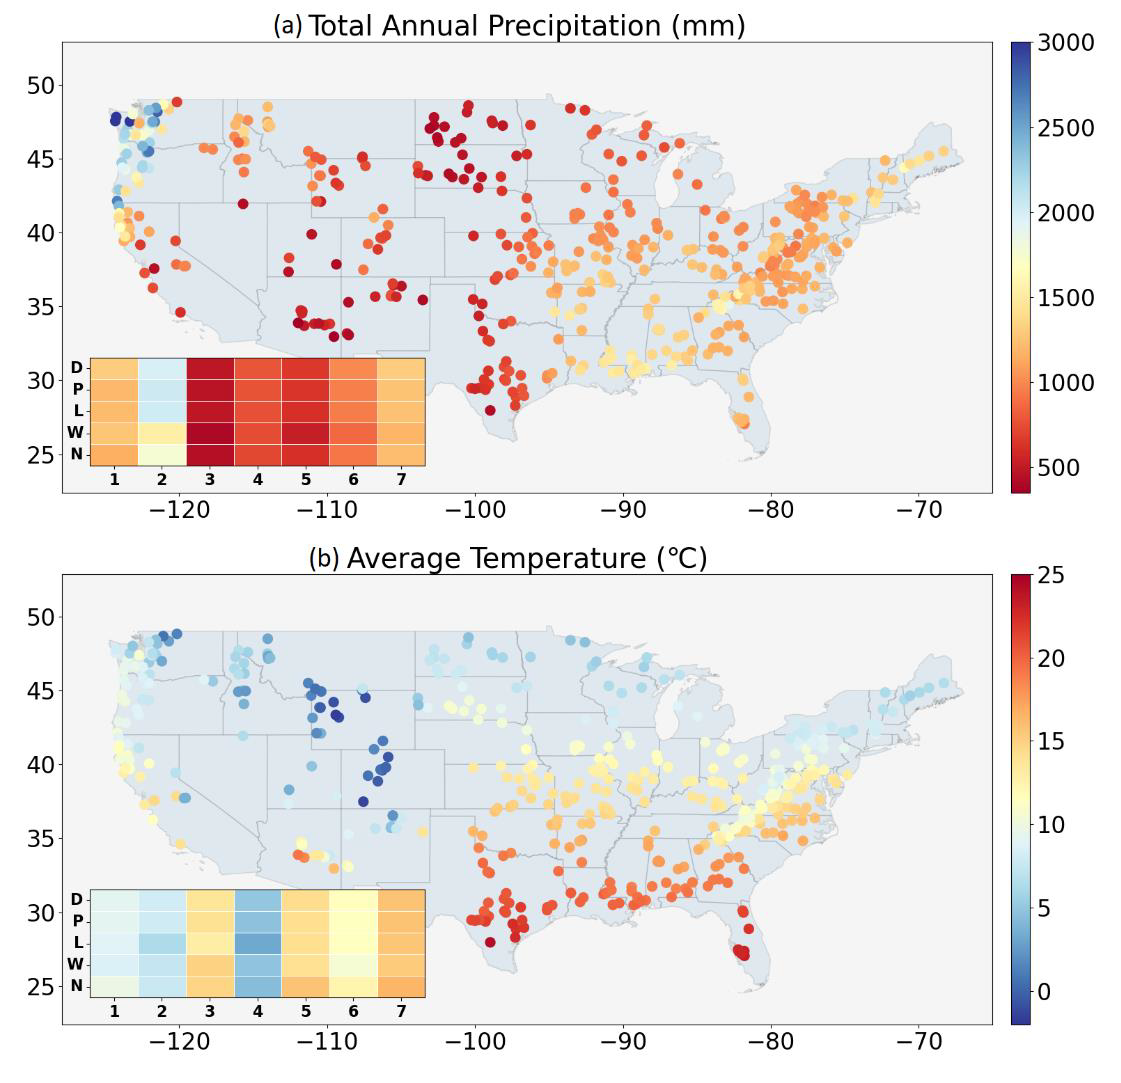

The Python source for this figure:
# %% Importing Packages
import os
import matplotlib.pyplot as plt
import pandas as pd
import geopandas as gpd
from mpl_toolkits.axes_grid1 import make_axes_locatable
import numpy as np
import shapefile as shp
import seaborn as sns
from sklearn.metrics import mean_squared_error


# %% Define Working Directory
cwd = os.getcwd()
os.chdir(r'PATH/TO/WORKING/DIRECTORY')
wd = os.getcwd()

# %% Reading CAMELS Features
df_features=pd.read_csv('Datasets\\camel_all_features.csv',dtype={'Gauge_ID': str})
df_cluster=pd.read_csv('Datasets\\camel_clustering_id.csv')
df_cluster=df_cluster.rename(columns={'Cluster_7':'Cluster'})    
df_features_cluster = pd.merge(df_features,df_cluster[['Num','Cluster']], on="Num")
df_features_cluster.rename(columns={'Gauge_Lat': 'LAT', 'Gauge_Lon': 'LON'}, inplace=True)

# %% Evaluation Metrics
n=len(df_features)
num_basin=n
# Forcing Data:
# 0-year
# 1-month
# 2-daily
# 3-hour
# 4-surface pressure (pa)
# 5-Tair (K)
# 6-Wind speed (m/s) 
# 7-specific humidity (kg/kg)
# 8-precip (mm/s)
# 9-shortwave (W/m2)
# 10-longwave (W/m2)

prism_dir=wd+'\\Datasets\\CAMELS_CLM_Forcing\\PRISM'


forcing_list=['NLDAS2','WRF','Livneh','PRISM','Daymet']
forcing=forcing_list[0]
forcing_dir=wd+'\\Datasets\\CAMELS_CLM_Forcing\\%s'%forcing


startYear=2005
endYear=2014

for forcing in forcing_list:
    forcing_dir='\\Datasets\\CAMELS_CLM_Forcing\\%s'%forcing
    df_precip= pd.DataFrame([]) 
    df_precip= pd.concat([df_precip,df_features_cluster[['Gauge_ID','LAT','LON','Cluster']]],axis=1)
    df_precip['Pavg']= np.nan
    df_precip['Pmax']= np.nan
    df_precip['Pmin']= np.nan
    df_precip['Pstd']= np.nan
    df_precip['Pcorr']= np.nan
    df_precip['Prmse']= np.nan
    
    df_temp= pd.DataFrame([]) 
    df_temp= pd.concat([df_temp,df_features_cluster[['Gauge_ID','LAT','LON','Cluster']]],axis=1)
    df_temp['Tavg']= np.nan
    df_temp['Tmax']= np.nan
    df_temp['Tmin']= np.nan
    df_temp['Tstd']= np.nan
    df_temp['Tcorr']= np.nan
    df_temp['Trmse']= np.nan

    for i in range(n): 
        
        gauge_id=df_features_cluster['Gauge_ID'].loc[i]
        
        print(i+1,'---> Reading %s Forcing for CAMELS %s....'%(forcing, gauge_id))
        
        fname='basin_'+gauge_id
        
        ######################### Reading PRISM as Reference ###############
        os.chdir(prism_dir)
        df_camels_prism=pd.read_csv(fname,sep=' ',header=None)            
        df_camels_prism.columns = ['Year','Month','Day','Hour','PSRF','Temp','Wind','SHUM','Precip','SRAD','LRAD']
                                                   
                                                    
        df_hourly_precip=df_camels_prism[['Year','Month','Day','Hour','Precip']]
        df_hourly_precip=df_hourly_precip[(df_hourly_precip['Year']>=startYear) & (df_hourly_precip['Year']<=endYear)]
        df_hourly_precip=df_hourly_precip.reset_index(drop=True)
        df_hourly_precip['Precip']=df_hourly_precip['Precip']*3600
        df_daily_precip_prism=df_hourly_precip.groupby(['Year','Month','Day'])['Precip'].sum().reset_index()
        
        
        df_hourly_temp=df_camels_prism[['Year','Month','Day','Hour','Temp']]
        df_hourly_temp=df_hourly_temp[(df_hourly_temp['Year']>=startYear) & (df_hourly_temp['Year']<=endYear)]
        df_hourly_temp=df_hourly_temp.reset_index(drop=True)
        df_hourly_temp['Temp']=df_hourly_temp['Temp']-273.15
        df_daily_temp_prism=df_hourly_temp.groupby(['Year','Month','Day'])['Temp'].mean().reset_index()
        
        
        ##################### Reading Forcing Variables #####################
        os.chdir(forcing_dir)
        df_camels_forcing=pd.read_csv(fname,sep=' ',header=None)            
        df_camels_forcing.columns = ['Year','Month','Day','Hour','PSRF','Temp','Wind','SHUM','Precip','SRAD','LRAD']
                                                   
                                                    
        df_hourly_precip=df_camels_forcing[['Year','Month','Day','Hour','Precip']]
        df_hourly_precip=df_hourly_precip[(df_hourly_precip['Year']>=startYear) & (df_hourly_precip['Year']<=endYear)]
        df_hourly_precip=df_hourly_precip.reset_index(drop=True)
        df_hourly_precip['Precip']=df_hourly_precip['Precip']*3600
        
        df_hourly_temp=df_camels_forcing[['Year','Month','Day','Hour','Temp']]
        df_hourly_temp=df_hourly_temp[(df_hourly_temp['Year']>=startYear) & (df_hourly_temp['Year']<=endYear)]
        df_hourly_temp=df_hourly_temp.reset_index(drop=True)
        df_hourly_temp['Temp']=df_hourly_temp['Temp']-273.15
        
        
        tmp=df_hourly_precip.groupby(['Year'])['Precip'].sum().reset_index()
        df_precip.loc[i,'Pavg']=tmp.Precip.mean()
        df_precip.loc[i,'Pmax']=tmp.Precip.max()
        df_precip.loc[i,'Pmin']=tmp.Precip.min()
        df_daily_precip=df_hourly_precip.groupby(['Year','Month','Day'])['Precip'].sum().reset_index()
        df_precip.loc[i,'Pstd']=tmp.Precip.std()
        df_precip.loc[i,'Pcorr']=np.corrcoef(df_daily_precip['Precip'].values,df_daily_precip_prism['Precip'].values)[0,1]
        df_precip.loc[i,'Prmse'] = mean_squared_error(df_daily_precip_prism['Precip'].values, df_daily_precip['Precip'].values)
        
        
        
        tmp=df_hourly_temp.groupby(['Year'])['Temp'].mean().reset_index()
        df_temp.loc[i,'Tavg']=tmp.Temp.mean()
        df_temp.loc[i,'Tmax']=tmp.Temp.max()
        df_temp.loc[i,'Tmin']=tmp.Temp.min()
        df_daily_temp=df_hourly_temp.groupby(['Year','Month','Day'])['Temp'].mean().reset_index()
        df_temp.loc[i,'Tstd']=tmp.Temp.std()
        df_temp.loc[i,'Tcorr']=np.corrcoef(df_daily_temp['Temp'].values,df_daily_temp_prism['Temp'].values)[0,1]
        df_temp.loc[i,'Trmse'] = mean_squared_error(df_daily_temp_prism['Temp'].values, df_daily_temp['Temp'].values)
        

    # Save the metrics in CSV files    
    os.chdir(wd+'\\Outputs')
    
    df_precip.to_csv("CAMELS_%s_Annual_Precip_2005_2014.csv"%forcing, sep = ',')
    df_temp.to_csv("CAMELS_%s_Annual_Temp_2005_2014.csv"%forcing, sep = ',')
    del df_precip
    del df_temp


# %% Load Shapefiles 
camel_path = r'Shapefiles\camels_epsg4326\camels_epsg4326.shp'
states_path = r'Shapefiles\cb_2015_us_state_500k\cb_2015_us_state_500k.shp'
counties_path = r'Shapefiles\cb_2015_us_county_500k\cb_2015_us_county_500k.shp'
camel_shp=gpd.read_file(camel_path)
huc8_path = r'Shapefiles\HUC8_CONUS\HUC8_US.shp'
sf = shp.Reader(huc8_path)
huc8_shp=gpd.read_file(huc8_path)
camel_shp=camel_shp.to_crs(epsg=4326)
states_shp=gpd.read_file(states_path)

huc8_bounds = huc8_shp.geometry.total_bounds
camel_bounds = camel_shp.geometry.total_bounds
xlim = ([huc8_bounds[0]-2,  huc8_bounds[2]+1])
ylim = ([huc8_bounds[1]-1,  huc8_bounds[3]])
df_lat_lon=df_features_cluster[['LAT','LON']]


# %% Calculate matrix for Spatial plots
os.chdir('\\Outputs')
forcing_list=['NLDAS2','WRF','Livneh','PRISM','Daymet']

clusterName=['Northeast','Pacific','AZ/NM','Rockies','Great Plains','Great Lakes','Southeast']

df_precip_all=pd.DataFrame([])
for forcing in forcing_list:
    df_precip=pd.read_csv("CAMELS_%s_Annual_Precip_2005_2014.csv"%forcing,index_col=0,dtype={'Gauge_ID': str})
    df_precip['Forcing']=forcing
    df_precip_all=pd.concat([df_precip_all,df_precip],axis=0)

df_precip_all_cluster=df_precip_all.groupby(['Cluster','Forcing']).mean().reset_index()

df_pavg_all=pd.DataFrame([])
for forcing in forcing_list:
    df_precip=pd.read_csv("CAMELS_%s_Annual_Precip_2005_2014.csv"%forcing,index_col=0,dtype={'Gauge_ID': str})
    tmp=df_precip.groupby(['Cluster'])['Pavg'].mean().reset_index()    
    tmp.columns=['Cluster',forcing]
    df_pavg_all=pd.concat([df_pavg_all,tmp[[forcing]]],axis=1)

df_pavg_all['Cluster']=clusterName
df_pavg_all.index=df_pavg_all.Cluster
df_pavg_all=df_pavg_all.drop('Cluster',axis=1)

df_tavg_all=pd.DataFrame([])
for forcing in forcing_list:
    df_temp=pd.read_csv("CAMELS_%s_Annual_Temp_2005_2014.csv"%forcing,index_col=0,dtype={'Gauge_ID': str})
    tmp=df_temp.groupby(['Cluster'])['Tavg'].mean().reset_index()    
    tmp.columns=['Cluster',forcing]
    df_tavg_all=pd.concat([df_tavg_all,tmp[[forcing]]],axis=1)

df_tavg_all['Cluster']=clusterName
df_tavg_all.index=df_tavg_all.Cluster
df_tavg_all=df_tavg_all.drop('Cluster',axis=1)


# %% Spatial Maps and Heatmap for both Precip and Temp
os.chdir(wd+'\\Outputs')

forcing_list=['NLDAS2','WRF','Livneh','PRISM','Daymet']
forcing='NLDAS2'
df_precip=pd.read_csv("CAMELS_%s_Annual_Precip_2005_2014.csv"%forcing,index_col=0,dtype={'Gauge_ID': str})
df_temp=pd.read_csv("CAMELS_%s_Annual_Temp_2005_2014.csv"%forcing,index_col=0,dtype={'Gauge_ID': str})



fig, axes = plt.subplots(2,1,figsize=(15,15))
plt.rcParams.update({'font.size': 24})       
axes=axes.ravel()


########################### PAVG ###########################       
ax=axes[0]

gdf_data = gpd.GeoDataFrame(df_precip['Pavg'], geometry=gpd.points_from_xy(df_lat_lon.LON, df_lat_lon.LAT))
states_shp.plot(ax=ax, alpha=.1,edgecolor='black',legend=False)

divider = make_axes_locatable(ax)
cax = divider.append_axes("right",size="2%",pad="2%")
gdf_data.plot(column='Pavg',ax=ax,zorder=3,markersize=100,
                cmap='RdYlBu',legend=True,
                  cax=cax,categorical=False, vmin=350,vmax=3000)
ax.title.set_text('Total Annual Precipitation (mm)')

xlim = ([huc8_bounds[0]-3,  huc8_bounds[2]+1])
ylim = ([huc8_bounds[1]-2,  huc8_bounds[3]])
ax.set_xlim(xlim)
ax.set_ylim(ylim)
ax.set_facecolor('whitesmoke')

############################ PAVG ###########################

ins = ax.inset_axes([0.03, 0.06, 0.36, 0.24])
df_pavg_all.index=[1,2,3,4,5,6,7]
df_pavg_all.columns=['N','W','L','P','D']
sns.heatmap(df_pavg_all.T,
            ax=ins,cmap='RdYlBu',cbar=False,yticklabels=['N','W','L','P','D'],
            xticklabels=[1,2,3,4,5,6,7],
            vmin=350,vmax=3000,linewidth=.5) 

ins.set_ylabel('')
ins.set_xlabel('')
ins.invert_yaxis()
ins.set_xticklabels([1,2,3,4,5,6,7], fontsize = 16,fontweight="bold")
ins.set_yticklabels(['N','W','L','P','D'], fontsize = 16,fontweight="bold")
for spine in ins.spines.values():
    spine.set(visible=True,lw=.8, edgecolor="black")


########################### TAVG ###########################
ax=axes[1]
gdf_data = gpd.GeoDataFrame(df_temp['Tavg'], geometry=gpd.points_from_xy(df_lat_lon.LON, df_lat_lon.LAT))
states_shp.plot(ax=ax, alpha=.1,edgecolor='black',legend=False)
ax.set_xlim(xlim)
ax.set_ylim(ylim)
divider = make_axes_locatable(ax)
cax = divider.append_axes("right",size="2%",pad="2%")
gdf_data.plot(column='Tavg',ax=ax,zorder=3,markersize=100,
                cmap='RdYlBu_r',legend=True,
                  cax=cax,categorical=False,vmin=-2,vmax=25)

ax.title.set_text('Average Temperature (℃)')

ax.set_facecolor('whitesmoke')


# ########################### TAVG ###########################

ins = ax.inset_axes([0.03, 0.06, 0.36, 0.24])
df_tavg_all.index=[1,2,3,4,5,6,7]
df_tavg_all.columns=['N','W','L','P','D']

sns.heatmap(df_tavg_all.T,
            ax=ins,cmap='RdYlBu_r',cbar=False,yticklabels=['N','W','L','P','D'],
            xticklabels=[1,2,3,4,5,6,7],
            vmin=-2,vmax=25,linewidth=.5) 

ins.invert_yaxis()
ins.set_ylabel('')
ins.set_xlabel('')
ins.set_xticklabels([1,2,3,4,5,6,7], fontsize = 16,fontweight="bold")
ins.set_yticklabels(['N','W','L','P','D'], fontsize = 16,fontweight="bold")
for spine in ins.spines.values():
    spine.set(visible=True,lw=.8, edgecolor="black")
